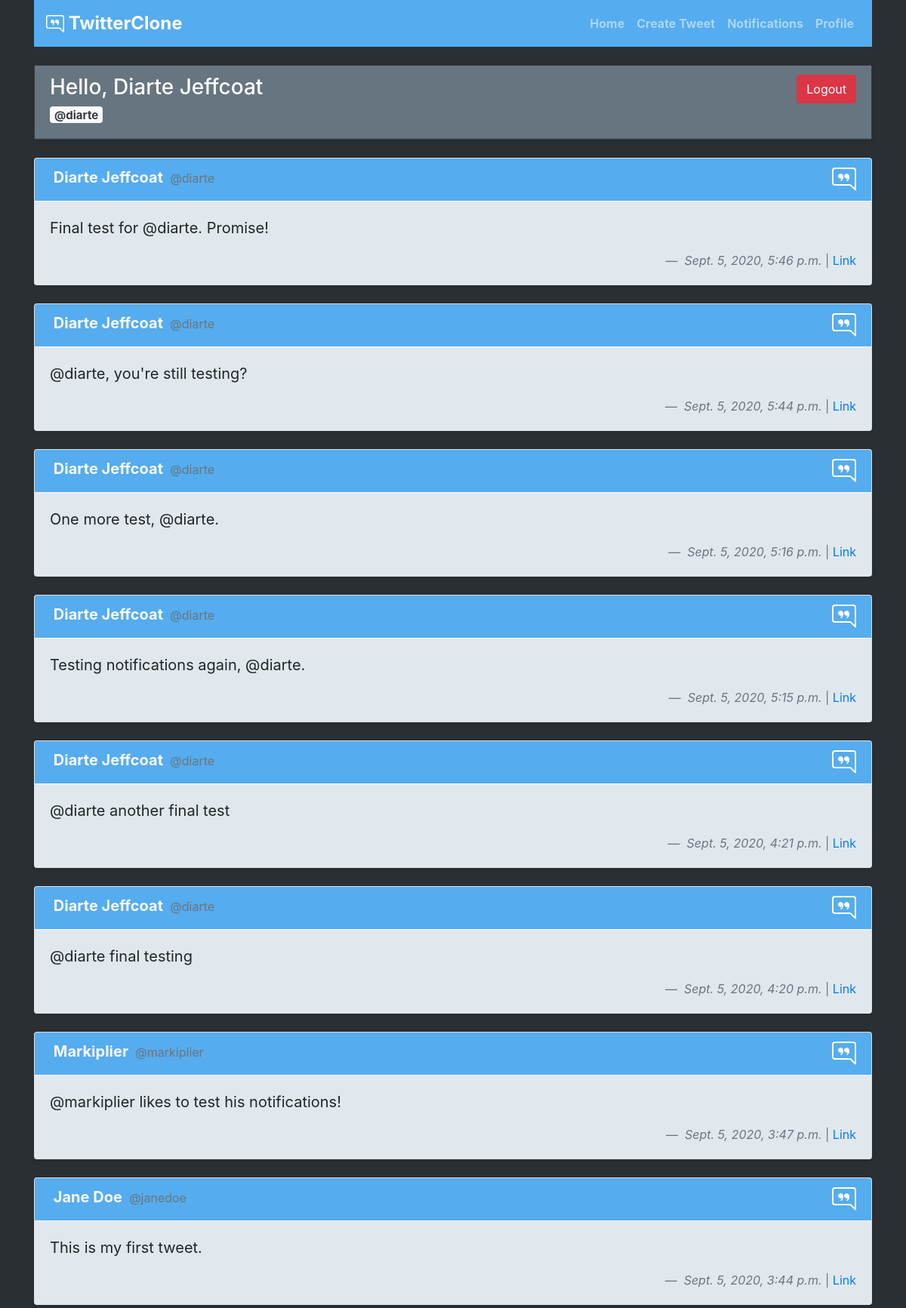
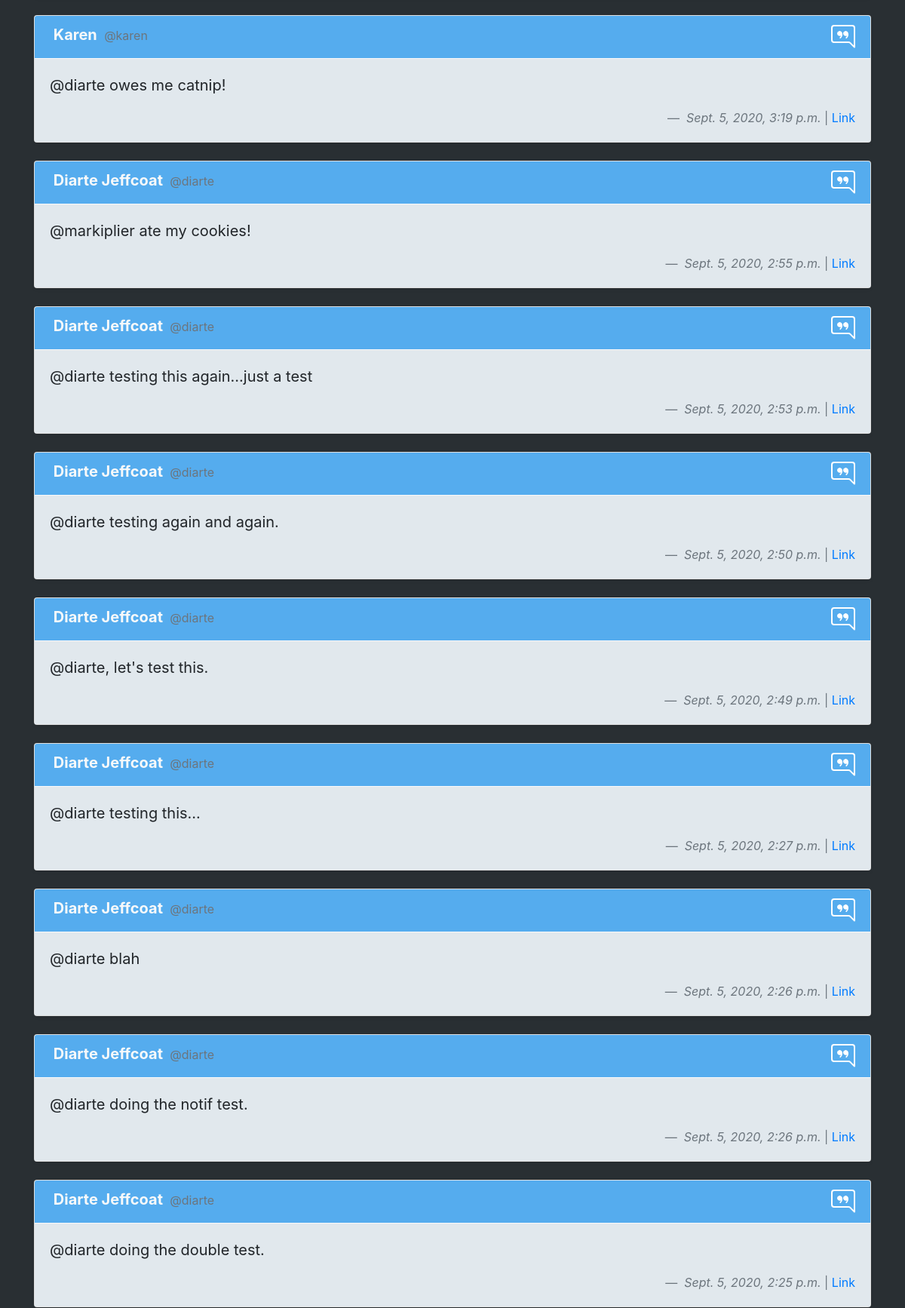
Screenshot of / (signed in, upper part) with the database file from the repository (2 pictures, top to bottom).
### twitteruser/models.py (models this page shows, shortened)
class TwitterUser(AbstractUser):
    display_name = models.CharField(max_length=100)
    bio = models.TextField(null=True, blank=True)
    following = models.ManyToManyField('self', symmetrical=False)

### tweet/models.py (models this page shows, shortened)
class Tweet(models.Model):
    tweet = models.CharField(max_length=140)
    time = models.DateTimeField(default=timezone.now)
    user = models.ForeignKey(TwitterUser, on_delete=models.CASCADE)

### tweet/views.py (the view)
# urls.py: path('', v.dashboard, name='dashboard'),
@login_required
def dashboard(request):
    user = Tweet.objects.filter(user=request.user)
    following = Tweet.objects.filter(user__in=request.user.following.all())
    notifications = views.notification_count_view(request)
    feed = user | following
    feed = feed.order_by('-time')
    return render(request, 'dashboard.html', {'feed': feed, 'notifications': notifications})

### notifications/views.py (called while the page is built)
def notification_count_view(request):
    if request.user.is_authenticated:
        notifications = Notification.objects.filter(mentioned=request.user)
        notification_count = 0
        for notification in notifications:
            if notification.mark_as_read == False:
                notification_count += 1
    else:
        notification_count = 0
    return notification_count

### templates/dashboard.html (shortened to what this page needs)
{% extends 'base.html' %} {% block content %}
<br />
<div class="card shadow-sm border-dark">
  <div class="card-header text-dark" style="background-color: #66757f">
    <a class="btn btn-danger float-right" href="/logout/" role="button"
      >Logout</a
    >
    <h3 class="card-title text-white">Hello, {{user.display_name}}</h3>
    <h5 class="card-subtitle mb-2 text-muted">
      <span class="badge badge-light"
        ><a href="/profile/{{user.username}}/" class="text-dark"
          >@{{user.username}}</a
        ></span
      >
    </h5>
  </div>
</div>
<br />
{% if not feed %}
<div class="container">
  <p>
    It looks like you don't have any tweets yet. How about finding some users to
    follow or <a href="/create/">send a tweet</a> yourself!
  </p>
</div>
{% else %} {% for tweet in feed %}
<div class="card shadow-sm">
  <div
    class="card-header text-white border-light"
    style="background-color: #55acee"
  >
    <span class="badge badge-inherit text-light"
      ><a
        href="/profile/{{tweet.user.username}}/"
        style="color: inherit; font-weight: bold; font-size: 20px"
        >{{tweet.user.display_name}}</a
      ></span
    >
    <span class="text-muted" style="color: #66757f"
      ><a href="/profile/{{tweet.user.username}}/" style="color: inherit"
        >@{{tweet.user.username}}</a
      ></span
    >
  </div>
  <div class="card-body" style="background-color: #e1e8ed">
    <blockquote class="blockquote mb-0">
      <p>{{ tweet.tweet }}</p>
      <footer class="blockquote-footer float-right">
        <cite>{{tweet.time}}</cite> | <a href="/tweet/{{tweet.id}}/">Link</a>
      </footer>
    </blockquote>
  </div>
</div>
<br />
{% endfor %} {% endif %} {% endblock %}

### rows the page displays
TwitterUser: display_name "Diarte Jeffcoat", username "diarte"
Tweet: user.display_name "Diarte Jeffcoat", user.username "diarte", tweet "Final test for @diarte. Promise!", time "Sept. 5, 2020, 5:46 p.m."
Tweet: user.display_name "Diarte Jeffcoat", user.username "diarte", tweet "@diarte, you're still testing?", time "Sept. 5, 2020, 5:44 p.m."
Tweet: user.display_name "Diarte Jeffcoat", user.username "diarte", tweet "One more test, @diarte.", time "Sept. 5, 2020, 5:16 p.m."
Tweet: user.display_name "Diarte Jeffcoat", user.username "diarte", tweet "Testing notifications again, @diarte.", time "Sept. 5, 2020, 5:15 p.m."
Tweet: user.display_name "Diarte Jeffcoat", user.username "diarte", tweet "@diarte another final test", time "Sept. 5, 2020, 4:21 p.m."
Tweet: user.display_name "Diarte Jeffcoat", user.username "diarte", tweet "@diarte final testing", time "Sept. 5, 2020, 4:20 p.m."
Tweet: user.display_name "Markiplier", user.username "markiplier", tweet "@markiplier likes to test his notifications!", time "Sept. 5, 2020, 3:47 p.m."
Tweet: user.display_name "Jane Doe", user.username "janedoe", tweet "This is my first tweet.", time "Sept. 5, 2020, 3:44 p.m."
Tweet: user.display_name "Karen", user.username "karen", tweet "@diarte owes me catnip!", time "Sept. 5, 2020, 3:19 p.m."
Tweet: user.display_name "Diarte Jeffcoat", user.username "diarte", tweet "@markiplier ate my cookies!", time "Sept. 5, 2020, 2:55 p.m."
Tweet: user.display_name "Diarte Jeffcoat", user.username "diarte", tweet "@diarte testing this again...just a test", time "Sept. 5, 2020, 2:53 p.m."
Tweet: user.display_name "Diarte Jeffcoat", user.username "diarte", tweet "@diarte testing again and again.", time "Sept. 5, 2020, 2:50 p.m."
Tweet: user.display_name "Diarte Jeffcoat", user.username "diarte", tweet "@diarte, let's test this.", time "Sept. 5, 2020, 2:49 p.m."
Tweet: user.display_name "Diarte Jeffcoat", user.username "diarte", tweet "@diarte testing this...", time "Sept. 5, 2020, 2:27 p.m."
Tweet: user.display_name "Diarte Jeffcoat", user.username "diarte", tweet "@diarte blah", time "Sept. 5, 2020, 2:26 p.m."
Tweet: user.display_name "Diarte Jeffcoat", user.username "diarte", tweet "@diarte doing the notif test.", time "Sept. 5, 2020, 2:26 p.m."
Tweet: user.display_name "Diarte Jeffcoat", user.username "diarte", tweet "@diarte doing the double test.", time "Sept. 5, 2020, 2:25 p.m."
